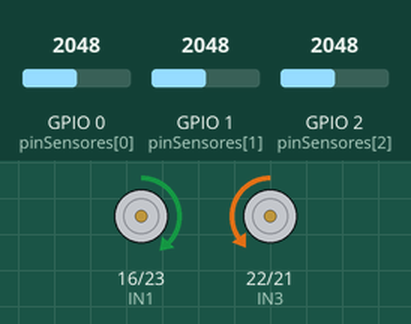
This sketch was run on a simulated ESP32-C6. On the bench: motor-driver pin pairs drawn as motors (green arrow = first pin HIGH = forward, orange = second pin HIGH = backward, longer = more drive). The inputs (shaded band) are chosen by the test bench; at power-on: GPIO 1 (pinSensores[1]) = 2048, GPIO 0 (pinSensores[0]) = 2048, GPIO 2 (pinSensores[2]) = 2048. What the sketch prints to the serial monitor is not drawn.

Above: at 11.7 s.
11.8 s: GPIO 1 (pinSensores[1]) set to 2087
At 12.5 s:
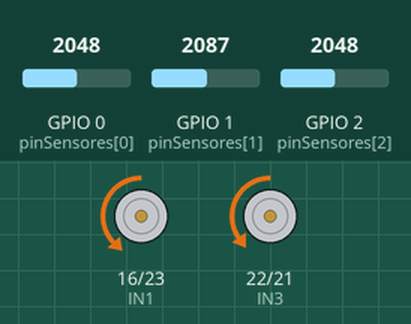
13.3 s: GPIO 0 (pinSensores[0]) set to 2079
At 14.4 s:
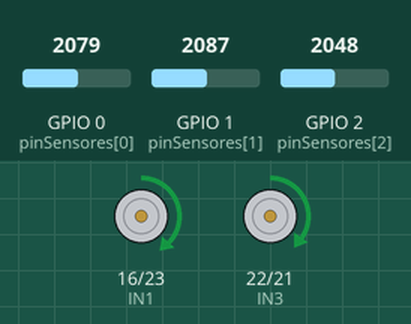
14.8 s: GPIO 0 (pinSensores[0]) set to 2047
At 15.1 s:
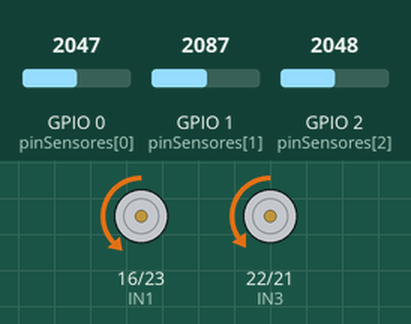
16.3 s: GPIO 0 (pinSensores[0]) set to 2866
At 17.1 s:
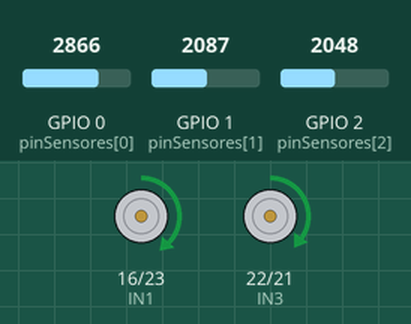
Timing chart, 0 to 18.8 s (numbered marks = the images above; inputs shaded):
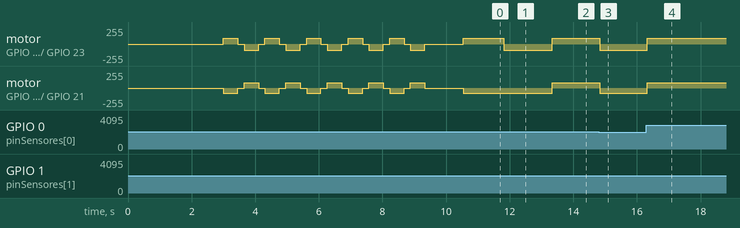

Measured:
- the behaviour switches between 2048 and 2049 on GPIO 1 (pinSensores[1]) (found by bisection; images 0 and 1)
- the behaviour switches between 2048 and 2049 on GPIO 0 (pinSensores[0]) (found by bisection; images 1 and 2)
- after the input at 11.8 s, motor on GPIO 16 (IN1) / GPIO 23 (IN2): forward 90/255 → backward 90/255 at once
- after the input at 13.3 s, motor on GPIO 16 (IN1) / GPIO 23 (IN2): backward 90/255 → forward 90/255 at once; motor on GPIO 22 (IN3) / GPIO 21 (IN4): backward 80/255 → forward 80/255 at once
- after the input at 14.8 s, motor on GPIO 16 (IN1) / GPIO 23 (IN2): forward 90/255 → backward 90/255 at once; motor on GPIO 22 (IN3) / GPIO 21 (IN4): forward 80/255 → backward 80/255 at once
- after the input at 16.3 s, motor on GPIO 16 (IN1) / GPIO 23 (IN2): backward 90/255 → forward 90/255 at once; motor on GPIO 22 (IN3) / GPIO 21 (IN4): backward 80/255 → forward 80/255 at once

The sketch:

SeguidorDeLineaTradicional2.ino
```cpp
 /*
   Programa de un seguidor de línea tardicional

   Felipe Ramírez Alondra Navila
   20 de abril de 2026
   Versión 3. Seguidor de linea tradicional con subrutina de
   calibración automática para la segunda placa de infrarrojos.
*/

// Definimos  los pines de los sensores y motores para el ESP32-C6
const int pinSensores[3] = {0, 1, 2}; // IZQ, CEN, DER
const int IN1 = 16, IN2 = 23, IN3 = 22, IN4 = 21;

int motorIzq = 90;
int motorDer = 80;

// Variables de calibración independiente
int minSensores[3] = {4095, 4095, 4095};
int maxSensores[3] = {0, 0, 0};
long sumaLecturas[3] = {0, 0, 0};
long contadorMuestras = 0;
int umbrales[3] = {200, 200, 200}; // Valores iniciales

void setup() {
  Serial.begin(115200);

  for(int i=0; i<3; i++) {
    pinMode(pinSensores[i], INPUT);
  }

  pinMode(IN1, OUTPUT);
  pinMode(IN2, OUTPUT);
  pinMode(IN3, OUTPUT);
  pinMode(IN4, OUTPUT);


  delay(3000);
  ejecutarCalibracion();
  delay(1000);
}

void loop() {
  // Leemos los 3 sensores
  int val[3];
  for(int i=0; i<3; i++) {
    val[i] = analogRead(pinSensores[i]);
  }


  if (val[1] <= umbrales[1]) {
    avanzar(); // Línea blanca en el centro
  }
  else if (val[0] <= umbrales[0]) {
    delay(15);
    izquierda(); // Línea blanca a la izquierda
  }
  else if (val[2] <= umbrales[2]) {
    delay(15);
    derecha(); // Línea blanca a la derecha
  }
  else {
    detener(); // No ve línea
  }

  delay(15);
}

// Subrutina de calibración
void ejecutarCalibracion() {

  for (int i = 0; i < 5; i++) {
    avanzar();
    delay(50);
    capturarProcesar(400);
    detener();
    delay(200);

    atras();
    delay(50);
    capturarProcesar(400);
    detener();
    delay(200);
  }

  const char* etiquetas[] = {"IZQ", "CEN", "DER"};

  for (int i = 0; i < 3; i++) {
    if(contadorMuestras > 0) {
      umbrales[i] = (int)(sumaLecturas[i] / contadorMuestras);
    }
    Serial.print(etiquetas[i]);
    Serial.print(" | Min: ");
    Serial.print(minSensores[i]);
    Serial.print(" | Max: ");
    Serial.print(maxSensores[i]);
    Serial.print(" | Nuevo Umbral (Prom): ");
    Serial.println(umbrales[i]);
  }

}

void capturarProcesar(int duracionMs) {
  unsigned long inicio = millis();
  while (millis() - inicio < duracionMs) {
    for (int i = 0; i < 3; i++) {
      int lectura = analogRead(pinSensores[i]);

      if (lectura < minSensores[i]) minSensores[i] = lectura;
      if (lectura > maxSensores[i]) maxSensores[i] = lectura;

      sumaLecturas[i] += lectura;
    }
    contadorMuestras++;
    delay(5);
  }
}

// Funciones de movimiento

void avanzar() {
  analogWrite(IN1, motorIzq);
  analogWrite(IN2, 0);
  analogWrite(IN3, 0);
  analogWrite(IN4, motorDer);
}

void atras() {
  analogWrite(IN1, 0);
  analogWrite(IN2, motorIzq);
  analogWrite(IN3, motorDer);
  analogWrite(IN4, 0);
}

void izquierda() {
  analogWrite(IN1, 0);
  analogWrite(IN2, motorIzq);
  analogWrite(IN3, 0);
  analogWrite(IN4, motorDer);
}

void derecha() {
  analogWrite(IN1, motorIzq);
  analogWrite(IN2, 0);
  analogWrite(IN3, motorDer);
  analogWrite(IN4, 0);
}

void detener() {
  analogWrite(IN1, 0);
  analogWrite(IN2, 0);
  analogWrite(IN3, 0);
  analogWrite(IN4, 0);
}
```
